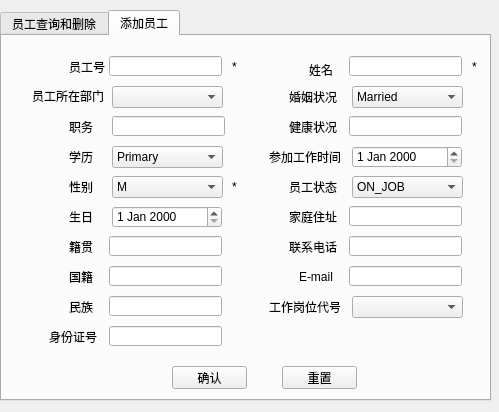
<?xml version="1.0" encoding="UTF-8"?>
<ui version="4.0">
 <class>Personnel_manager</class>
 <widget class="QDialog" name="Personnel_manager">
  <property name="geometry">
   <rect>
    <x>0</x>
    <y>0</y>
    <width>499</width>
    <height>412</height>
   </rect>
  </property>
  <property name="windowTitle">
   <string>员工管理</string>
  </property>
  <widget class="QTabWidget" name="tabWidget">
   <property name="geometry">
    <rect>
     <x>0</x>
     <y>10</y>
     <width>491</width>
     <height>391</height>
    </rect>
   </property>
   <property name="currentIndex">
    <number>1</number>
   </property>
   <widget class="QWidget" name="tab">
    <attribute name="title">
     <string>员工查询和删除</string>
    </attribute>
    <widget class="QGroupBox" name="groupBox">
     <property name="geometry">
      <rect>
       <x>10</x>
       <y>10</y>
       <width>421</width>
       <height>41</height>
      </rect>
     </property>
     <property name="title">
      <string/>
     </property>
     <widget class="QPushButton" name="all_personnel">
      <property name="geometry">
       <rect>
        <x>10</x>
        <y>10</y>
        <width>75</width>
        <height>23</height>
       </rect>
      </property>
      <property name="text">
       <string>员工一览</string>
      </property>
     </widget>
     <widget class="QLabel" name="label">
      <property name="geometry">
       <rect>
        <x>120</x>
        <y>10</y>
        <width>31</width>
        <height>21</height>
       </rect>
      </property>
      <property name="text">
       <string>姓名</string>
      </property>
     </widget>
     <widget class="QLineEdit" name="input_q">
      <property name="geometry">
       <rect>
        <x>150</x>
        <y>10</y>
        <width>113</width>
        <height>20</height>
       </rect>
      </property>
     </widget>
     <widget class="QPushButton" name="query">
      <property name="geometry">
       <rect>
        <x>270</x>
        <y>10</y>
        <width>75</width>
        <height>23</height>
       </rect>
      </property>
      <property name="text">
       <string>查询</string>
      </property>
     </widget>
    </widget>
    <widget class="QTableView" name="view_T">
     <property name="geometry">
      <rect>
       <x>10</x>
       <y>50</y>
       <width>421</width>
       <height>221</height>
      </rect>
     </property>
    </widget>
    <widget class="QPushButton" name="commit">
     <property name="geometry">
      <rect>
       <x>90</x>
       <y>300</y>
       <width>75</width>
       <height>23</height>
      </rect>
     </property>
     <property name="text">
      <string>提交更改</string>
     </property>
    </widget>
    <widget class="QPushButton" name="del">
     <property name="geometry">
      <rect>
       <x>270</x>
       <y>300</y>
       <width>75</width>
       <height>23</height>
      </rect>
     </property>
     <property name="text">
      <string>删除员工</string>
     </property>
    </widget>
    <widget class="QPushButton" name="cancle_2">
     <property name="geometry">
      <rect>
       <x>180</x>
       <y>300</y>
       <width>75</width>
       <height>23</height>
      </rect>
     </property>
     <property name="text">
      <string>撤销更改</string>
     </property>
    </widget>
   </widget>
   <widget class="QWidget" name="tab_2">
    <attribute name="title">
     <string>添加员工</string>
    </attribute>
    <widget class="QLineEdit" name="id">
     <property name="geometry">
      <rect>
       <x>107</x>
       <y>290</y>
       <width>113</width>
       <height>20</height>
      </rect>
     </property>
    </widget>
    <widget class="QLineEdit" name="conuntry">
     <property name="geometry">
      <rect>
       <x>107</x>
       <y>230</y>
       <width>113</width>
       <height>20</height>
      </rect>
     </property>
    </widget>
    <widget class="QLabel" name="label_8">
     <property name="geometry">
      <rect>
       <x>67</x>
       <y>230</y>
       <width>31</width>
       <height>21</height>
      </rect>
     </property>
     <property name="text">
      <string>国籍</string>
     </property>
    </widget>
    <widget class="QLabel" name="label_4">
     <property name="geometry">
      <rect>
       <x>67</x>
       <y>110</y>
       <width>31</width>
       <height>21</height>
      </rect>
     </property>
     <property name="text">
      <string>学历</string>
     </property>
    </widget>
    <widget class="QLabel" name="label_5">
     <property name="geometry">
      <rect>
       <x>67</x>
       <y>140</y>
       <width>31</width>
       <height>21</height>
      </rect>
     </property>
     <property name="text">
      <string>性别</string>
     </property>
    </widget>
    <widget class="QLabel" name="label_15">
     <property name="geometry">
      <rect>
       <x>287</x>
       <y>140</y>
       <width>54</width>
       <height>21</height>
      </rect>
     </property>
     <property name="text">
      <string>员工状态</string>
     </property>
    </widget>
    <widget class="QLineEdit" name="hometown">
     <property name="geometry">
      <rect>
       <x>107</x>
       <y>200</y>
       <width>113</width>
       <height>20</height>
      </rect>
     </property>
    </widget>
    <widget class="QLineEdit" name="nation">
     <property name="geometry">
      <rect>
       <x>107</x>
       <y>260</y>
       <width>113</width>
       <height>20</height>
      </rect>
     </property>
    </widget>
    <widget class="QLineEdit" name="emp_id">
     <property name="geometry">
      <rect>
       <x>107</x>
       <y>20</y>
       <width>113</width>
       <height>20</height>
      </rect>
     </property>
    </widget>
    <widget class="QLabel" name="label_3">
     <property name="geometry">
      <rect>
       <x>67</x>
       <y>80</y>
       <width>31</width>
       <height>21</height>
      </rect>
     </property>
     <property name="text">
      <string>职务</string>
     </property>
    </widget>
    <widget class="QLabel" name="label_7">
     <property name="geometry">
      <rect>
       <x>67</x>
       <y>200</y>
       <width>31</width>
       <height>21</height>
      </rect>
     </property>
     <property name="text">
      <string>籍贯</string>
     </property>
    </widget>
    <widget class="QLineEdit" name="e_mail">
     <property name="geometry">
      <rect>
       <x>347</x>
       <y>230</y>
       <width>113</width>
       <height>20</height>
      </rect>
     </property>
    </widget>
    <widget class="QLabel" name="label_12">
     <property name="geometry">
      <rect>
       <x>287</x>
       <y>80</y>
       <width>54</width>
       <height>21</height>
      </rect>
     </property>
     <property name="text">
      <string>健康状况</string>
     </property>
    </widget>
    <widget class="QLineEdit" name="teleno">
     <property name="geometry">
      <rect>
       <x>347</x>
       <y>200</y>
       <width>113</width>
       <height>20</height>
      </rect>
     </property>
    </widget>
    <widget class="QLabel" name="label_6">
     <property name="geometry">
      <rect>
       <x>67</x>
       <y>170</y>
       <width>31</width>
       <height>21</height>
      </rect>
     </property>
     <property name="text">
      <string>生日</string>
     </property>
    </widget>
    <widget class="QLineEdit" name="address">
     <property name="geometry">
      <rect>
       <x>347</x>
       <y>170</y>
       <width>113</width>
       <height>20</height>
      </rect>
     </property>
    </widget>
    <widget class="QLabel" name="label_9">
     <property name="geometry">
      <rect>
       <x>67</x>
       <y>260</y>
       <width>31</width>
       <height>21</height>
      </rect>
     </property>
     <property name="text">
      <string>民族</string>
     </property>
    </widget>
    <widget class="QPushButton" name="refresh">
     <property name="geometry">
      <rect>
       <x>280</x>
       <y>330</y>
       <width>75</width>
       <height>23</height>
      </rect>
     </property>
     <property name="text">
      <string>重置</string>
     </property>
    </widget>
    <widget class="QLineEdit" name="name">
     <property name="geometry">
      <rect>
       <x>347</x>
       <y>20</y>
       <width>113</width>
       <height>20</height>
      </rect>
     </property>
    </widget>
    <widget class="QLabel" name="label_19">
     <property name="geometry">
      <rect>
       <x>267</x>
       <y>260</y>
       <width>71</width>
       <height>21</height>
      </rect>
     </property>
     <property name="text">
      <string>工作岗位代号</string>
     </property>
    </widget>
    <widget class="QLabel" name="label_2">
     <property name="geometry">
      <rect>
       <x>30</x>
       <y>50</y>
       <width>71</width>
       <height>20</height>
      </rect>
     </property>
     <property name="text">
      <string>员工所在部门</string>
     </property>
    </widget>
    <widget class="QLabel" name="label_13">
     <property name="geometry">
      <rect>
       <x>267</x>
       <y>110</y>
       <width>71</width>
       <height>21</height>
      </rect>
     </property>
     <property name="text">
      <string>参加工作时间</string>
     </property>
    </widget>
    <widget class="QLineEdit" name="health">
     <property name="geometry">
      <rect>
       <x>347</x>
       <y>80</y>
       <width>113</width>
       <height>20</height>
      </rect>
     </property>
    </widget>
    <widget class="QLabel" name="label_20">
     <property name="geometry">
      <rect>
       <x>47</x>
       <y>290</y>
       <width>54</width>
       <height>21</height>
      </rect>
     </property>
     <property name="text">
      <string>身份证号</string>
     </property>
    </widget>
    <widget class="QLabel" name="label_16">
     <property name="geometry">
      <rect>
       <x>287</x>
       <y>170</y>
       <width>54</width>
       <height>21</height>
      </rect>
     </property>
     <property name="text">
      <string>家庭住址</string>
     </property>
    </widget>
    <widget class="QLabel" name="label_10">
     <property name="geometry">
      <rect>
       <x>307</x>
       <y>20</y>
       <width>31</width>
       <height>27</height>
      </rect>
     </property>
     <property name="text">
      <string>姓名</string>
     </property>
    </widget>
    <widget class="QLabel" name="label_18">
     <property name="geometry">
      <rect>
       <x>297</x>
       <y>230</y>
       <width>41</width>
       <height>21</height>
      </rect>
     </property>
     <property name="text">
      <string>E-mail</string>
     </property>
    </widget>
    <widget class="QLabel" name="label_11">
     <property name="geometry">
      <rect>
       <x>287</x>
       <y>50</y>
       <width>54</width>
       <height>21</height>
      </rect>
     </property>
     <property name="text">
      <string>婚姻状况</string>
     </property>
    </widget>
    <widget class="QLabel" name="label_17">
     <property name="geometry">
      <rect>
       <x>287</x>
       <y>200</y>
       <width>54</width>
       <height>21</height>
      </rect>
     </property>
     <property name="text">
      <string>联系电话</string>
     </property>
    </widget>
    <widget class="QLabel" name="label_14">
     <property name="geometry">
      <rect>
       <x>67</x>
       <y>20</y>
       <width>41</width>
       <height>21</height>
      </rect>
     </property>
     <property name="text">
      <string>员工号</string>
     </property>
    </widget>
    <widget class="QPushButton" name="affirm">
     <property name="geometry">
      <rect>
       <x>170</x>
       <y>330</y>
       <width>75</width>
       <height>23</height>
      </rect>
     </property>
     <property name="text">
      <string>确认</string>
     </property>
    </widget>
    <widget class="QComboBox" name="gender">
     <property name="geometry">
      <rect>
       <x>110</x>
       <y>140</y>
       <width>111</width>
       <height>22</height>
      </rect>
     </property>
     <item>
      <property name="text">
       <string>M</string>
      </property>
     </item>
     <item>
      <property name="text">
       <string>F</string>
      </property>
     </item>
    </widget>
    <widget class="QComboBox" name="state">
     <property name="geometry">
      <rect>
       <x>350</x>
       <y>140</y>
       <width>111</width>
       <height>22</height>
      </rect>
     </property>
     <item>
      <property name="text">
       <string>ON_JOB</string>
      </property>
     </item>
     <item>
      <property name="text">
       <string>OFF JOB</string>
      </property>
     </item>
     <item>
      <property name="text">
       <string>ON BUSINESS</string>
      </property>
     </item>
    </widget>
    <widget class="QDateEdit" name="Birthday">
     <property name="geometry">
      <rect>
       <x>110</x>
       <y>170</y>
       <width>110</width>
       <height>22</height>
      </rect>
     </property>
    </widget>
    <widget class="QDateEdit" name="start_time">
     <property name="geometry">
      <rect>
       <x>350</x>
       <y>110</y>
       <width>110</width>
       <height>22</height>
      </rect>
     </property>
    </widget>
    <widget class="QComboBox" name="marriage_state">
     <property name="geometry">
      <rect>
       <x>350</x>
       <y>50</y>
       <width>111</width>
       <height>22</height>
      </rect>
     </property>
     <item>
      <property name="text">
       <string>Married</string>
      </property>
     </item>
     <item>
      <property name="text">
       <string>UnMarried</string>
      </property>
     </item>
    </widget>
    <widget class="QComboBox" name="XL">
     <property name="geometry">
      <rect>
       <x>110</x>
       <y>110</y>
       <width>111</width>
       <height>22</height>
      </rect>
     </property>
     <item>
      <property name="text">
       <string>Primary</string>
      </property>
     </item>
     <item>
      <property name="text">
       <string>Junior</string>
      </property>
     </item>
     <item>
      <property name="text">
       <string>Senior</string>
      </property>
     </item>
     <item>
      <property name="text">
       <string>Bechelor</string>
      </property>
     </item>
     <item>
      <property name="text">
       <string>PostGraduate</string>
      </property>
     </item>
     <item>
      <property name="text">
       <string>Doctor</string>
      </property>
     </item>
     <item>
      <property name="text">
       <string>PostDoctor</string>
      </property>
     </item>
    </widget>
    <widget class="QLabel" name="label_21">
     <property name="geometry">
      <rect>
       <x>230</x>
       <y>20</y>
       <width>16</width>
       <height>21</height>
      </rect>
     </property>
     <property name="text">
      <string>*</string>
     </property>
    </widget>
    <widget class="QLabel" name="label_22">
     <property name="geometry">
      <rect>
       <x>470</x>
       <y>20</y>
       <width>16</width>
       <height>21</height>
      </rect>
     </property>
     <property name="text">
      <string>*</string>
     </property>
    </widget>
    <widget class="QLabel" name="label_23">
     <property name="geometry">
      <rect>
       <x>230</x>
       <y>140</y>
       <width>16</width>
       <height>21</height>
      </rect>
     </property>
     <property name="text">
      <string>*</string>
     </property>
    </widget>
    <widget class="QComboBox" name="emp_dept">
     <property name="geometry">
      <rect>
       <x>110</x>
       <y>50</y>
       <width>111</width>
       <height>22</height>
      </rect>
     </property>
    </widget>
    <widget class="QComboBox" name="job_id">
     <property name="geometry">
      <rect>
       <x>350</x>
       <y>260</y>
       <width>111</width>
       <height>22</height>
      </rect>
     </property>
    </widget>
    <widget class="QLineEdit" name="duty">
     <property name="geometry">
      <rect>
       <x>110</x>
       <y>80</y>
       <width>113</width>
       <height>20</height>
      </rect>
     </property>
    </widget>
   </widget>
  </widget>
 </widget>
 <resources/>
 <connections/>
</ui>
